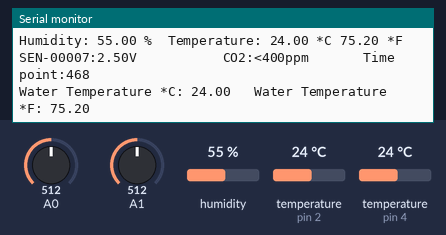
This sketch was run on a simulated Arduino Uno, built with avr-gcc and run on an emulated ATmega328P. Shown: the last lines printed to the serial monitor. The test bench sets the inputs (shaded band); at power-on: A1 = 512, humidity 55 %, temperature (sensors on pin 2, pin 4) 24 °C, A0 = 512.

Above: at 1.2 s.
1.3 s: A1 set to 306
At 6.0 s:
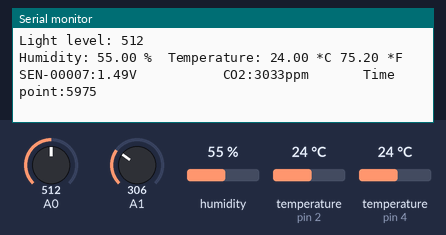
12.5 s: humidity set to 22 %
At 13.0 s:
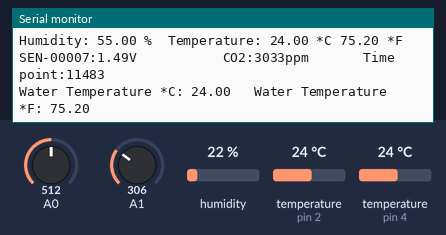
14.0 s: temperature (sensor on pin 2) set to 12 °C
15.5 s: A0 set to 390
17.0 s: temperature (sensor on pin 4) set to 12 °C
At 17.7 s:
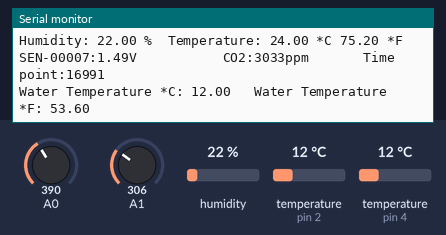

Measured:
- after the input at 1.3 s, the serial monitor: prints a new line after 4.7 s (image 1)

The sketch:

edn_growController_sensorTest.ino
```cpp
#include <OneWire.h>
#include <DallasTemperature.h>
#include "DHT.h"

// temperature & humidity sensor pin
#define DHTPIN 4

// CO2 sensor pins and contstants
#define MG_PIN (1)     // analog pin for CO2 data
#define BOOL_PIN (0)
#define DC_GAIN (8.5)   // define the DC gain of amplifier
#define READ_SAMPLE_INTERVAL (50)    //define how many samples you are going to take in normal operation
#define READ_SAMPLE_TIMES (5)     //define the time interval(in milisecond) between each samples in normal operation
//These two values differ from sensor to sensor. user should derermine this value.
#define ZERO_POINT_VOLTAGE (0.220) //define the output of the sensor in volts when the concentration of CO2 is 400PPM
#define REACTION_VOLTGAE (0.020) //define the voltage drop of the sensor when move the sensor from air into 1000ppm CO2

// Water temperature sensor
#define ONE_WIRE_BUS 2

// Variables
int lightLevel;
float humidity;
float temperatureC;
float temperatureF;
float CO2Curve[3] = {2.602,ZERO_POINT_VOLTAGE,(REACTION_VOLTGAE/(2.602-3))};
      //two points are taken from the curve.  With these two points, a line is formed which is
      //"approximately equivalent" to the original curve.
      //data format:{ x, y, slope}; point1: (lg400, 0.324), point2: (lg4000, 0.280)
      //slope = ( reaction voltage ) / (log400 –log1000)
int CO2percentage; // CO2 sensor reading
float volts; // CO2 sensor reading
float waterTempC;
float waterTempF;

// Water temperature sensor - Setup a oneWire instance to communicate with any OneWire devices (not just Maxim/Dallas temperature ICs)
OneWire oneWire(ONE_WIRE_BUS);

// Water temperature sensor - Pass our oneWire reference to Dallas Temperature.
DallasTemperature sensors(&oneWire);

// Water temperature sensor - arrays to hold device address
DeviceAddress insideThermometer;

// Temperature & Humidity sensor - Initialize DHT sensor for normal 16mhz Arduino
DHT dht(DHTPIN, DHT11);

void setup(void)
{
  // Init serial
  Serial.begin(9600);

  // Configure the temperature and humidity pin
  dht.begin();

  // Configure CO2 pins
  pinMode(BOOL_PIN, INPUT); //set pin to input
  digitalWrite(BOOL_PIN, HIGH); //turn on pullup resistors

  // Water temperature sensor - locate devices on the bus
  sensors.begin();
  if (!sensors.getAddress(insideThermometer, 0)) Serial.println("Unable to find address for Device 0");
  // set the resolution to 9 bit (Each Dallas/Maxim device is capable of several different resolutions)
  sensors.setResolution(insideThermometer, 9);

}

void loop(void)
{

  checkSensors();

  // Wait 2 seconds
  delay(5000);

}

void checkSensors() {

  // Measure light level
  lightLevel = analogRead(A0);

  // Reading temperature or humidity takes about 250 milliseconds!
  // Sensor readings may also be up to 2 seconds 'old' (its a very slow sensor)
  humidity = dht.readHumidity();
  // Read temperature as Celsius
  temperatureC = dht.readTemperature();
  // Read temperature as Fahrenheit
  temperatureF = dht.readTemperature(true);

  // CO2 sensor readings
  volts = MGRead(MG_PIN);
  CO2percentage = MGGetPercentage(volts,CO2Curve);

  // Water temperature sensor reading
  sensors.requestTemperatures(); // Send the command to get temperatures
  waterTempC = sensors.getTempC(insideThermometer);
  waterTempF = DallasTemperature::toFahrenheit(waterTempC);

  // Print light measurement
  Serial.print("Light level: ");
  Serial.println(lightLevel);

  // Print temperature and humidity measurements
  Serial.print("Humidity: ");
  Serial.print(humidity);
  Serial.print(" %\t");
  Serial.print("Temperature: ");
  Serial.print(temperatureC);
  Serial.print(" *C ");
  Serial.print(temperatureF);

  // Print CO2 measurements
  Serial.print(" *F\n");
  Serial.print( "SEN-00007:" );
  Serial.print(volts);
  Serial.print( "V           " );
  Serial.print("CO2:");
  if (CO2percentage == -1) {
      Serial.print( "<400" );
  } else {
      Serial.print(CO2percentage);
  }
  Serial.print( "ppm" );
  Serial.print( "       Time point:" );
  Serial.print(millis());
  Serial.print("\n");

  // Print water temperature measurements
    Serial.print("Water Temperature *C: ");
  Serial.print(waterTempC);
  Serial.print("\t Water Temperature *F: ");
  Serial.print(waterTempF);

  Serial.print("\n\n");
}

/*****************************  MGRead *********************************************
Input:   mg_pin - analog channel
Output:  output of SEN-000007
Remarks: This function reads the output of SEN-000007
************************************************************************************/
float MGRead(int mg_pin)
{
    int i;
    float v=0;

    for (i=0;i<READ_SAMPLE_TIMES;i++) {
        v += analogRead(mg_pin);
        delay(READ_SAMPLE_INTERVAL);
    }
    v = (v/READ_SAMPLE_TIMES) *5/1024 ;
    return v;
}

/*****************************  MQGetPercentage **********************************
Input:   volts   - SEN-000007 output measured in volts
         pcurve  - pointer to the curve of the target gas
Output:  ppm of the target gas
Remarks: By using the slope and a point of the line. The x(logarithmic value of ppm)
         of the line could be derived if y(MG-811 output) is provided. As it is a
         logarithmic coordinate, power of 10 is used to convert the result to non-logarithmic
         value.
************************************************************************************/
int  MGGetPercentage(float volts, float *pcurve)
{
   if ((volts/DC_GAIN )>=ZERO_POINT_VOLTAGE) {
      return -1;
   } else {
      return pow(10, ((volts/DC_GAIN)-pcurve[1])/pcurve[2]+pcurve[0]);
   }
}
```
